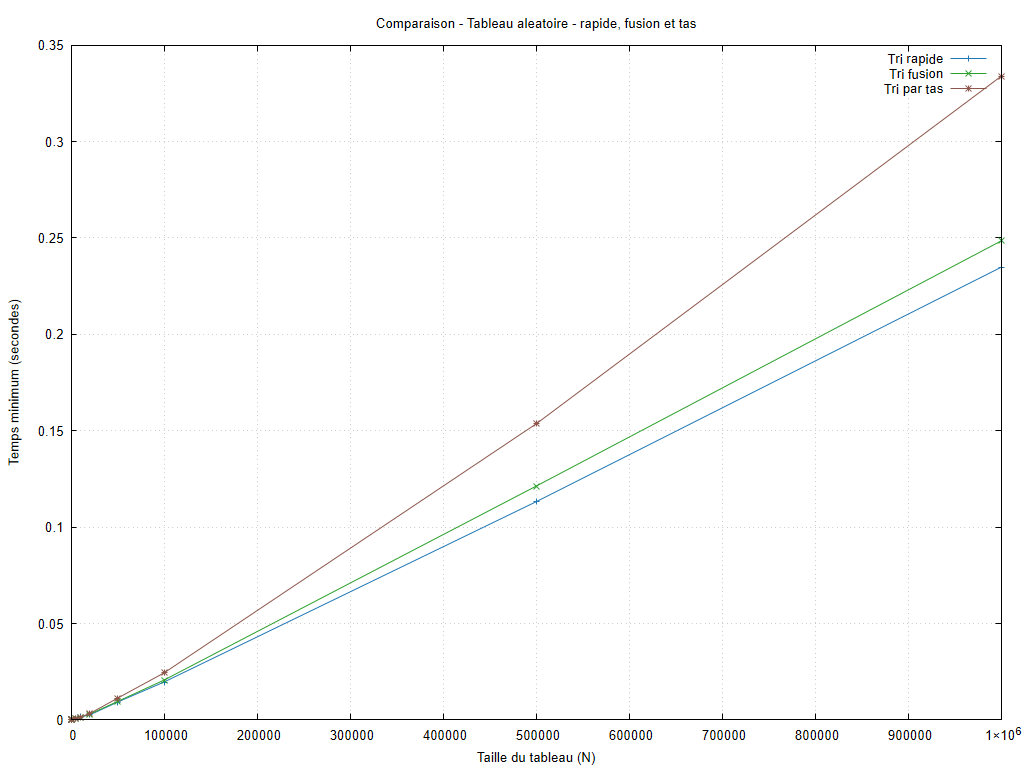

Reproduce this figure in gnuplot.
set encoding utf8
set terminal pngcairo size 1024,768 font 'Arial,10'
set output 'graphiques/20261006_211417/configurations/aleatoire_rapides.png'
set datafile missing 'non_mesure'
set datafile separator ';'
set title 'Comparaison - Tableau aleatoire - rapide, fusion et tas'
set xlabel 'Taille du tableau (N)'
set ylabel 'Temps minimum (secondes)'
set grid
set yrange [0:*]
plot 'resultats/20261006_211417/aleatoire.csv' every ::1 using 1:8 title 'Tri rapide' with linespoints lc rgb '#1f77b4', 'resultats/20261006_211417/aleatoire.csv' every ::1 using 1:10 title 'Tri fusion' with linespoints lc rgb '#2ca02c', 'resultats/20261006_211417/aleatoire.csv' every ::1 using 1:12 title 'Tri par tas' with linespoints lc rgb '#8c564b'
unset output
